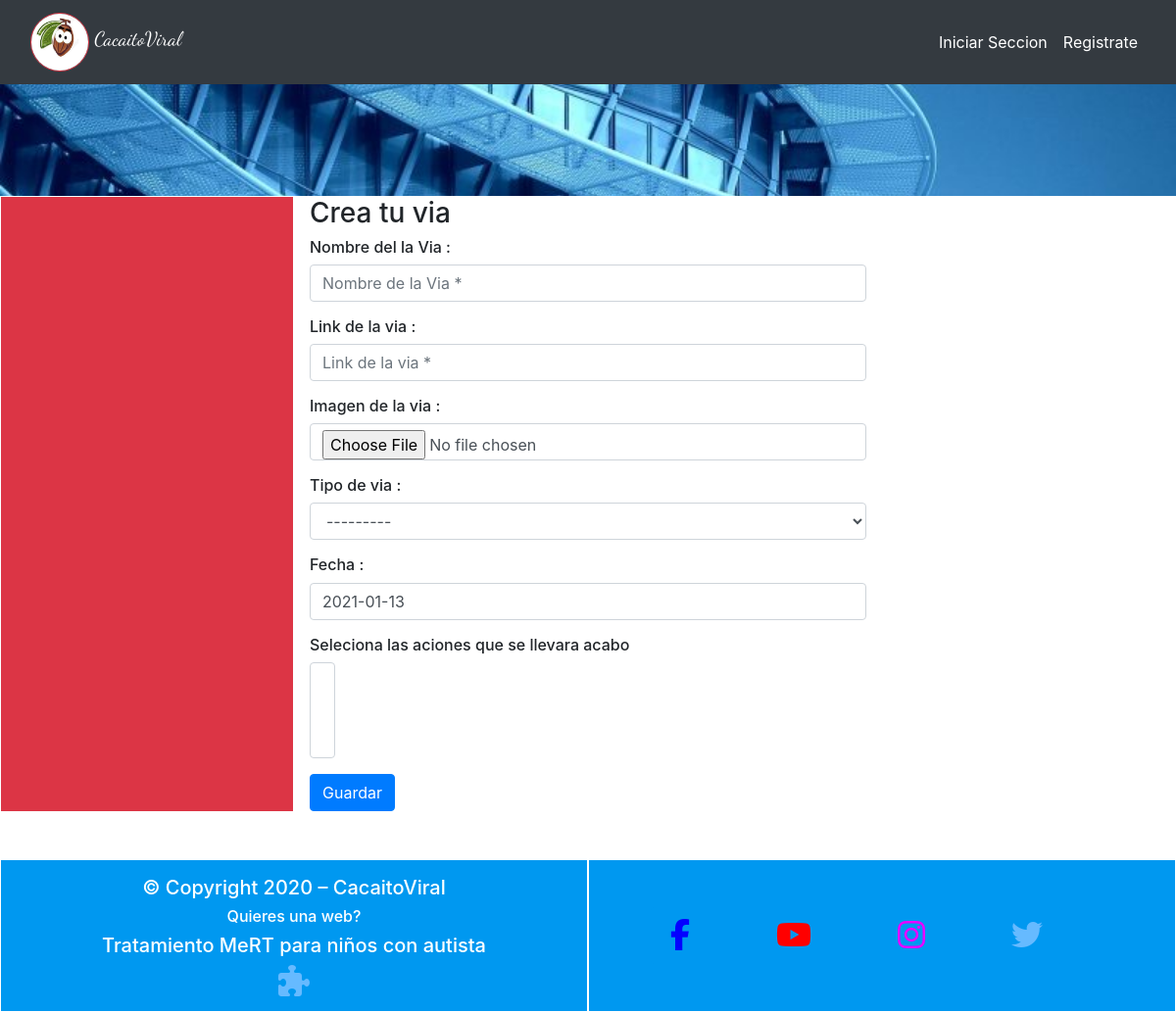
The page /via/ on the database as committed earlier.
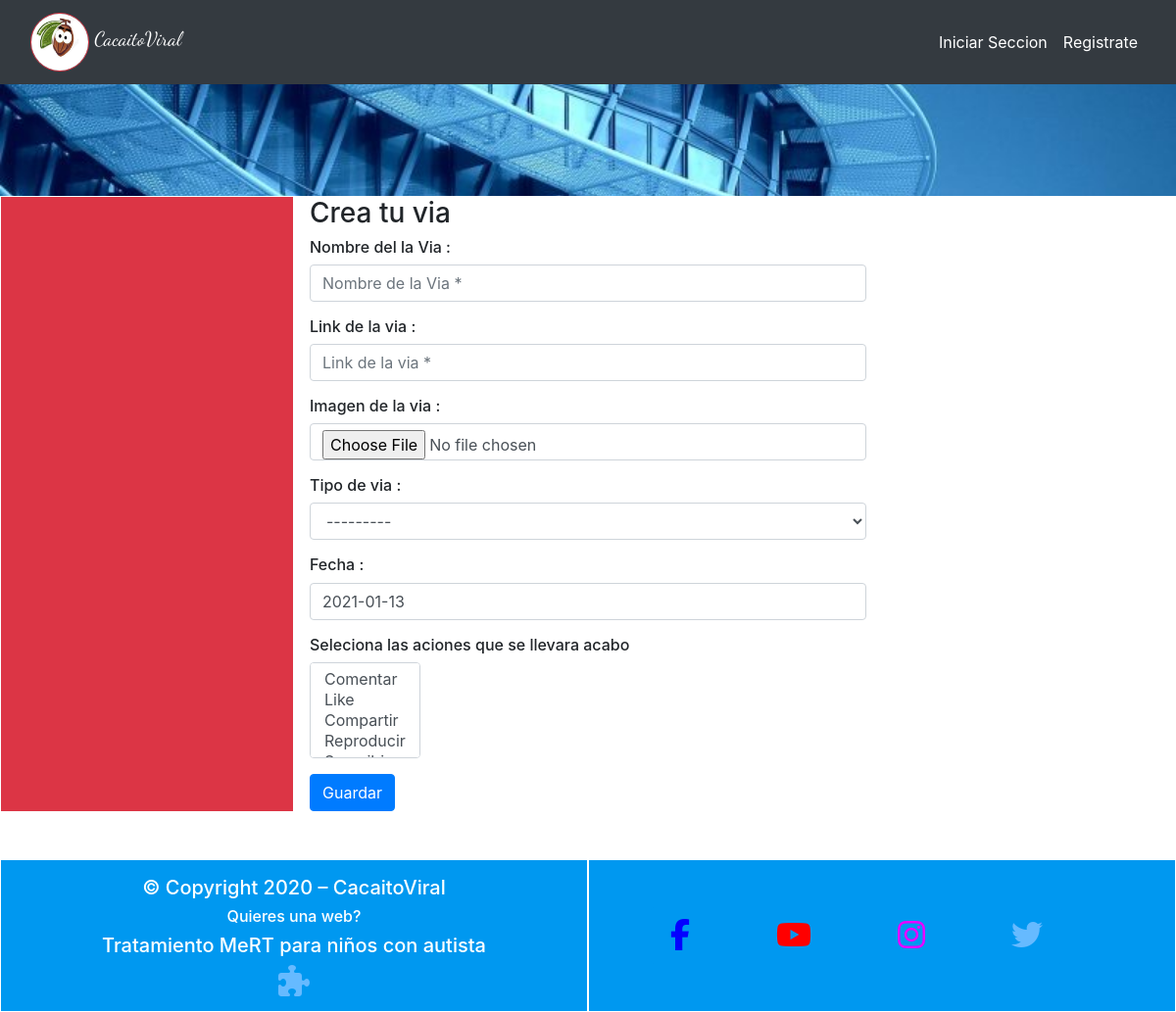
The same page on the database as committed later.
### vias/models.py (models this page shows)
class Accion(models.Model):
    accion = models.CharField(max_length=20, null=True, editable=True)
    precio = models.IntegerField(blank=True, null=True)
    def __str__(self):
        return str(self.accion)

### vias/views.py (the view)
# urls.py: path('via/', views.agregar_via, name='agregar_via'),
def agregar_via(request):
    user = User.objects.get()
    if request.method == 'POST':
        form = ViasForm(request.POST, files=request.FILES) #initial={'user': request.user.id}
        in_form_link = form['link'].value()
        in_form_name = form['nombre_via'].value()
        if form:
            filter_via = Vias.objects.filter(Q(link__icontains = in_form_link)).distinct()
            if filter_via:
                messages.warning(request, f'Usted ya tiene una esta via con el nombre {in_form_name}')
            else:
                if form.is_valid():
                    form_user = form.save(commit=False)
                    form_user.usuario = request.user  # The logged-in user
                    form.save()
                    messages.success(request, 'Su via ha sido guardada exitosamente.')
                    return HttpResponseRedirect(reverse('agregar_via'))
                else:
                    messages.debug(request, f'Ocurrio un error, esto no pudo haber pasado contacta al administrador.')
    else:
        form = ViasForm()
    template = 'index/agregar_via.html'
    context = {
        'form': form,
    }
    return render(request, template, context)

### vias/models.py (called while the page is built)
    def __str__(self):
        return str(self.tipo_via)

### vias/templates/index/agregar_via.html (shortened to what this page needs)
{% extends "base.html" %}
{% load static %}
{% load crispy_forms_tags %}
{% block content %}
<form action="{% url 'agregar_via' %}" method="POST" id="agregar_via" enctype="multipart/form-data">
  <h3>Crea tu via</h3>
  <h6>Nombre del la Via :</h6> {{ form.nombre_via |as_crispy_field }}
  <h6>Link de la via :</h6>{{ form.link |as_crispy_field }}
  <h6>Imagen de la via :</h6>{{ form.imagen |as_crispy_field }}
  <h6>Tipo de via :</h6>{{ form.tipo |as_crispy_field }}
  <h6>Fecha :</h6>{{ form.fecha |as_crispy_field }}
  <div class="container-fluid">
    <div class="row">
      <h6>Seleciona las aciones que se llevara acabo</h6>
    </div>
      <div class="row">
        <div class="btn-group" role="group" aria-label="Basic checkbox toggle button group">
          {{ form.accion |as_crispy_field }}
        </div>
      </div>
  </div>
  <button type="submit" class="btn btn-primary me-5">Guardar</button>
</form>
{% endblock %}

### vias/templates/base.html (shortened to what this page needs)
{% load static %}
{% load i18n %}
<!DOCTYPE html>
<html lang="en">
<head>
  {% block corecss %}
  <link rel="stylesheet" href="https://cdn.jsdelivr.net/npm/bootstrap@4.5.3/dist/css/bootstrap.min.css">
  <link rel="stylesheet" href="{% static '/css/style.css' %}" type="text/css" media="all">
  {% endblock %}
</head>
<body>
  <div class="container-fluid navbar-dark bg-dark">
    <div class="row">
      {% include "navbar.html" %}
    </div>
  </div>
  {% block header %}
  <div class="container-fluid">
    <header class="row header-img">
    </header>
  </div>
  {% endblock %}
  <div class="container-fluid">
    <div class="row">
      <nav class="col-sm-12 col-md-3 border bg-danger border-white"> {% include "sidebar_izquierdo.html" %}
      </nav>
      <section class="col-sm-12 col-md-6 border border-white">
        {% block content %}
        {% endblock %}
      </section>
      <aside class="col-sm-12 col-md-3 aside_menu_rigth">
      </aside>
    </div>
  </div>
  <div class="container-fluid mt-5" style="background-color: #0098f0;">
    <div class="row" style="background-color: #0098f0;">
      {% include "footer.html" %}
    </div>
  </div>
</body>
</html>

### vias/templates/navbar.html (shortened to what this page needs)
{% load static %}
<nav class="navbar navbar-expand-lg navbar-dark bg-dark">
    <div class="container-fluid">
      <a class="navbar-brand cabezera-link-principal" href="{% url 'index' %}">
        <img class="media_logo border border-danger rounded-circle" src="{% static '/img/cacaito.jpg' %}" width="60" height="60" alt="Home" loading="lazy">  CacaitoViral
      </a>
      <div class="collapse navbar-collapse " id="navbarNav">
        <ul class="navbar-nav ml-auto">
          {% if request.user.is_superuser or user.autenticated %}
          <li class="nav-item">
            <a class="nav-link" aria-current="page" href="{% url 'account_logout' %}">Cerrar Seccion</a>
          </li>
          <li class="nav-item">
            <a class="nav-link" href="{% url 'Listar' %}">Recorrer</a>
          </li>
          <li class="nav-item">
            <a class="nav-link" href="{% url 'Mapa' %}">Mapa</a>
          </li>
          {% else %}
          <li class="nav-item">
            <a class="nav-link active" aria-current="page" href="{% url 'iniciar' %}">Iniciar Seccion</a>
          </li>
          <li class="nav-item">
            <a class="nav-link active" aria-current="page" href="{% url 'registro' %}">Registrate</a>
          </li>
          {% endif %}
        </ul>
      </div>
    </div>
  </nav>

### vias/templates/footer.html
    <div class="col-sm-6 border border-white ">
      <div class="mt-3">
      <h5 class="text-center text-white">© Copyright 2020 – CacaitoViral</h5>
      <a href="www.jansgreen.info"><h6 class="text-center text-white">Quieres una web?</h6></a>
      <a href=""><h5 class="text-center text-white">Tratamiento MeRT para niños con autista </h5></a>
      <div class="container">
        <div class="row justify-content-md-center">
          <div class="col-md-auto">
            <a href="" class="ml-5 mr-5"><i class="fas fa-puzzle-piece twitter_footer "></i></a>
          </div>
        </div>
      </div>
    </div>
    </div>
    <div class="col-sm-6 border border-white">
      <ul class="list-group list-group-horizontal mt-5 mb-5">
        <li class="list-group-item ml-5 li_footer_index border border-0"><a href=""><i class="fa fa-facebook facebook_footer "></i></a></li>
        <li class="list-group-item ml-5 li_footer_index border border-0"><a href=""><i class="fab fa-youtube youtube_footer "></i></a></li>
        <li class="list-group-item ml-5 li_footer_index border border-0"><a href=""><i class="fab fa-instagram instegram_footer "></i></a></li>
        <li class="list-group-item ml-5 li_footer_index border border-0"><a href=""><i class="fab fa-twitter twitter_footer"></i></a></li>
      </ul>
    </div>

### vias/static/css/style.css (style rules this page uses)
.cabezera-link-principal { font-family: 'Dancing Script', cursive; }
.navbar { overflow: hidden; position: fixed; top: 0; width: 100%; z-index: 1; }
.aside_menu_rigth { background-color: #ffffff; }
.facebook_footer { font-size: 2rem; color:#0400ff; }
.youtube_footer { font-size: 2rem; color:#ff0000; }
.instegram_footer { font-size: 2rem; color:#ea00ff; }
.twitter_footer { font-size: 2rem; color:#66baff; }
.li_footer_index { background-color: #0098f0; }

### vias/templates/base.html (style rules this page uses)
.header-img { height: 200px; background-image: url("../images/header.jpg"); background-repeat: no-repeat, repeat; background-size: cover; }

Rows that differ between the two databases and show on the page:
added Accion: accion "Comentar / Like / Compartir / Reproducir"
